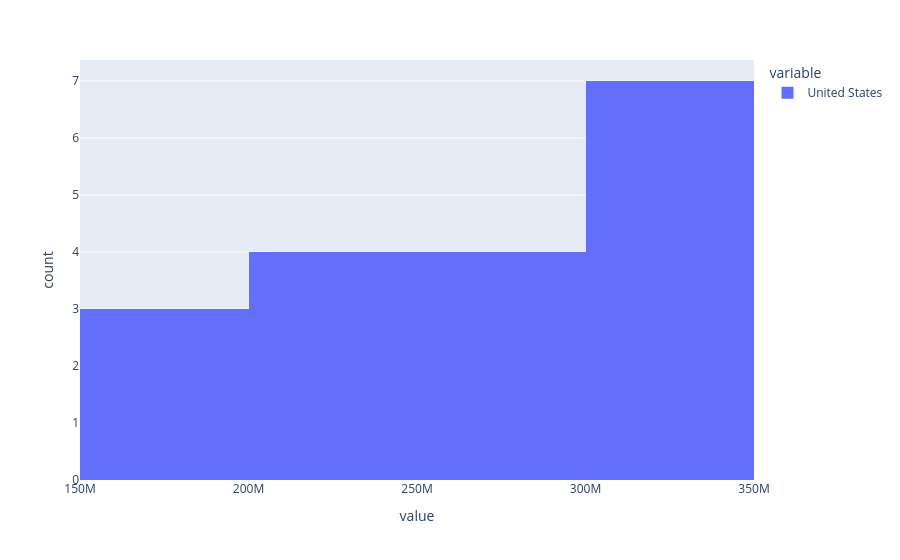

Notebook code cell kept with this figure:
### Markdown cell above
# Histogram

### Code cell
df_pivot['United States'].plot(kind='hist')

### Figure 1 — Plotly figure (JSON) as saved in the notebook; plotly's stock layout.template omitted (floating-point values rounded to 4 significant figures)
{"data": [{"bingroup": "x", "hovertemplate": "variable=United States<br>value=%{x}<br>count=%{y}<extra></extra>", "legendgroup": "United States", "marker": {"color": "#636efa", "pattern": {"shape": ""}}, "name": "United States", "orientation": "v", "showlegend": true, "type": "histogram", "x": [171700000.0, 186700000.0, 199700000.0, 209500000.0, 219100000.0, 229500000.0, 240500000.0, 252100000.0, 265200000.0, 281700000.0, 295000000.0, 309000000.0, 320900000.0, 323000000.0, 325100000.0, 327100000.0, 329100000.0, 331000000.0], "xaxis": "x", "yaxis": "y"}], "layout": {"barmode": "relative", "legend": {"title": {"text": "variable"}, "tracegroupgap": 0}, "margin": {"t": 60}, "xaxis": {"anchor": "y", "domain": [0, 1], "title": {"text": "value"}}, "yaxis": {"anchor": "x", "domain": [0, 1], "title": {"text": "count"}}}}
